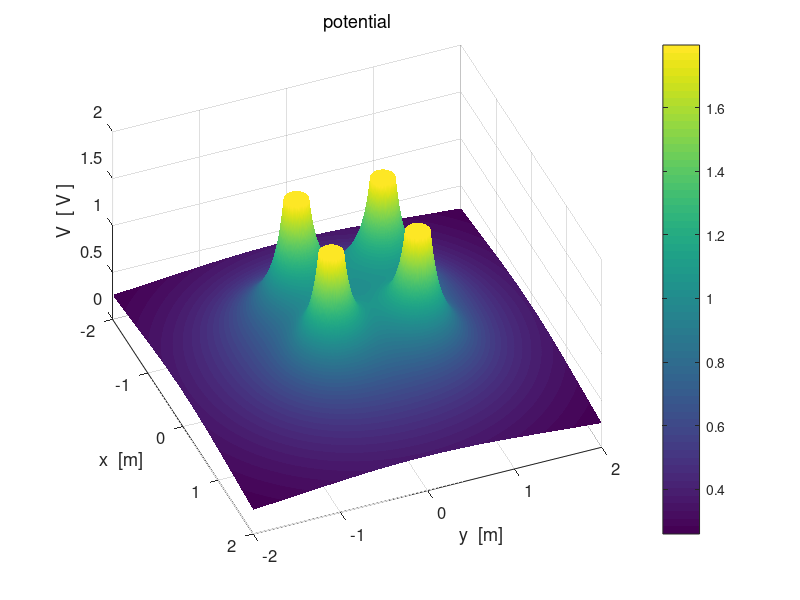

Here is the MATLAB script that generated this plot: (Note: this script raises an error after producing the figure.)
% cemVE09.m
% 18 april 2016
% Ian Cooper
% School of Physics, University of Sydney
% http://www.physics.usyd.edu.au/teach_res/mp/mphome.htm

% Potential and Electric Field in [2D] region
% 4 charges, equal magnitude, same sign at the corners of a square                       

clear all
close all
clc
tic

% INPUTS  ================================================================

% Number of grid point    [N = 1001]
   N = 1001;
   
% Charge  Q = [10, 0, 0, 0, 0] 
   Q = [20, 20, 20, 20, 0] .* 1e-6;
   
% Radius of circular charged conductor;   
   a = 0.1;
   
% X & Y components of position of charges  [0, 0, 0, 0, 0]
   xC = [0.5,  -0.5 ,  -0.5,   0.50 ,   0];
   yC = [ 0.5 , 0.5,   -0.5  , -0.5, 0];

% 5 random charges   uncomment to run the program for 5 random charges
%   Q = (1 + 9 .* rand(5,1)) .* 1e-6;
%   xC = -2 + 4 .* rand(5,1); 
%   yC = -2 + 4 .* rand(5,1); 

% constants
   eps0 = 8.854e-12;
   kC = 1/(4*pi*eps0);
   
% Dimensions of region / saturation levels
%   [dimensions of region -2 to 2 / minR = 1e-6 / Esat = 1e6 / Vsat = 1e6]
   minX = -2;  
   maxX =  2;
   minY = -2;
   maxY =  2;
   minR = 1e-6;
   minRx = 1e-6;
   minRy = 1e-6;
   Vsat = kC * max(abs(Q)) / a;
   Esat = kC * max(abs(Q)) / a^2;
   
% SETUP  =================================================================
   
  % fields
    V = zeros(N,N);
    Ex = zeros(N,N); Ey = zeros(N,N);
  % [2D] region
    x  = linspace(minX,maxX,N);
    y = linspace(minY, maxY,N);
    
  % color of charged object  +  red   /   - black
    col1 = [1 0 0];
    col2 = [0 0 0];
    %if Q(1) < 0; col1 = [0 0 0]; end;
        
  % grid positions
    [xG, yG] = meshgrid(x,y);


% CALCULATION: POTENTIAL & ELECTRIC FIELD ================================

for n = 1 : 4
   Rx = xG - xC(n);
   Ry = yG - yC(n);
   
   index = find(abs(Rx)+ abs(Ry) == 0); 
   Rx(index) = minRx;  Ry(index) = minRy;
   
   R = sqrt(Rx.^2 + Ry.^2);
   R(R==0) = minR;
   V = V + kC .* Q(n) ./ (R);
   
   R3 = R.^3;
   Ex = Ex + kC .* Q(n) .* Rx ./ R3;
   Ey = Ey + kC .* Q(n) .* Ry ./ R3;
end

   if max(max(V)) >=  Vsat; V(V > Vsat)  = Vsat; end;
   if min(min(V)) <= -Vsat; V(V < -Vsat) = -Vsat; end;

   E = sqrt(Ex.^2 + Ey.^2);
   if max(max(E)) >=  Esat; E(E >  Esat)  =  Esat; end;
   if min(min(E)) <= -Esat; E(E < -Esat)  = -Esat; end;
   
   if max(max(Ex)) >=  Esat; Ex(Ex >  Esat)  =  Esat; end;
   if min(min(Ex)) <= -Esat; Ex(Ex < -Esat)  = -Esat; end;
   
   if max(max(Ey)) >=  Esat; Ey(Ey >  Esat)  =  Esat; end;
   if min(min(Ey)) <= -Esat; Ey(Ey < -Esat)  = -Esat; end;
   

% GRAPHICS ===============================================================

%%

figure(1)   % 11111111111111111111111111111111111111111111111111111111111
   set(gcf,'units','normalized','position',[0.01 0.52 0.23 0.32]);
   surf(xG,yG,V./1e6);
   
   xlabel('x  [m]'); ylabel('y  [m]'); zlabel('V  [ V ]');
   title('potential','fontweight','normal');
   
   rotate3d
   view(68,51);
   set(gca,'fontsize',12)
   set(gca,'xLim',[-2, 2]); set(gca,'yLim',[-2, 2]);
   
   shading interp;
   h = colorbar;
   h.Label.String = 'V   [ MV ]';
   colormap(parula);
   axis square
   box on

%%   
figure(2)   %2222222222222222222222222222222222222222222222222222222222222
   set(gcf,'units','normalized','position',[0.25 0.52 0.23 0.32]);
   zP = V./1e6;
   contourf(xG,yG,zP,16);
   %set(gca,'xLim',[-5,5]); set(gca,'yLim', [-5, 5]);
   %set(gca,'xTick',-5:5); set(gca,'yTick', -5:5);
   hold on
   
   % charged conductors 
      col = col1;
      if Q(1) < 0; col = col2; end;
      pos = [-a+xC(1), -a+yC(1), 2*a, 2*a];
      h = rectangle('Position',pos,'Curvature',[1,1]);
      set(h,'FaceColor',col,'EdgeColor',col);
      
      col = col1;
      if Q(2) < 0; col = col2; end;
      pos = [-a+xC(2), -a+yC(2), 2*a, 2*a];
      h = rectangle('Position',pos,'Curvature',[1,1]);
      set(h,'FaceColor',col,'EdgeColor',col);
      
      col = col1;
      if Q(3) < 0; col = col2; end;
      pos = [-a+xC(3), -a+yC(3), 2*a, 2*a];
      h = rectangle('Position',pos,'Curvature',[1,1]);
      set(h,'FaceColor',col,'EdgeColor',col);
      
      col = col1;
      if Q(4) < 0; col = col2; end;
      pos = [-a+xC(4), -a+yC(4), 2*a, 2*a];
      h = rectangle('Position',pos,'Curvature',[1,1]);
      set(h,'FaceColor',col,'EdgeColor',col);
      
   
   xlabel('x  [m]'); ylabel('y  [m]');
   title('potential','fontweight','normal');
      
   shading interp
   h = colorbar;
   h.Label.String = 'V   [ MV ]';
   colormap(parula);
   
   
   set(gca,'fontsize',12);
   axis square
   box on

%%

figure(3)   % 33333333333333333333333333333333333333333333333333333333333
   set(gcf,'units','normalized','position',[0.49 0.52 0.23 0.32]);
       c = 0; yStep = zeros(1,5);
       
      for n = ceil(N/2) : ceil(N/10): N
   %  for n = [1 11 21 31 41 51]
        xP = xG(n,:); yP = V(n,:)./1e6;
        plot(xP,yP,'linewidth',2);
        hold on
        c = c+1;
        yStep(c) = yG(n,1);
     end
     
       %tt = num2str(yStep,2);
       %tm1 = 'y  =  ';
       %tm2 = tt;
       %tm = [tm1 tm2];
       tm = 'Potential profiles for different y values';
       xlabel('x  [m]'); ylabel('V  [ MV ]');
       set(gca,'fontsize',12)  
       h_title = title(tm);
       set(h_title,'fontsize',12,'FontWeight','normal');
       %set(gca,'xTick',-5:5);
       tm1 = num2str(yStep(1),2);
       tm2 = num2str(yStep(2),2); tm3 = num2str(yStep(3),2);
       tm4 = num2str(yStep(4),2);  tm5 = num2str(yStep(5),2);
       %tm6 = num2str(yStep(6),3);
       h = legend(tm1,tm2,tm3,tm4,tm5,'Orientation','horizontal');
       set(h,'Location','northOutside');
      % 
%%
figure(4)   % 4444444444444444444444444444444444444444444444444444444444
     set(gcf,'units','normalized','position',[0.73 0.52 0.23 0.32]);
     
     c = 0; yStep = zeros(1,5);
     for n = ceil(N/2) : ceil(N/10): N
   %  for n = [1 11 21 31 41 51]
        xP = xG(n,:); yP = E(n,:)./1e6;
        plot(xP,yP,'linewidth',2);
        hold on
        c = c+1;
        yStep(c) = yG(n,1);
     end
     
    xlabel('x  [m]'); ylabel('| E |  [ MV/m ]');
    tm = '| E | profiles for different y values';
    h = title(tm);
    set(h,'fontsize',12,'FontWeight','normal');
       
    tm1 = num2str(yStep(1),2);
    tm2 = num2str(yStep(2),2); tm3 = num2str(yStep(3),2);
    tm4 = num2str(yStep(4),2);  tm5 = num2str(yStep(5),2);
    h = legend(tm1,tm2,tm3,tm4,tm5);
    set(h,'Orientation','horizontal','Location','northOutside'); 
       
    set(gca,'fontsize',12);
    box on;

%%    
figure(5)   % 5555555555555555555555555555555555555555555555555555555555
set(gcf,'units','normalized','position',[0.01 0.1 0.23 0.32]);
   surf(xG,yG,E./1e6);
   
   xlabel('x  [m]'); ylabel('y  [m]'); zlabel('E  [ V / m ]');
   title('electric field | E |','fontweight','normal');
   
  
   colorbar
   shading interp
   h =  colorbar;
   h.Label.String = '| E |   [ MV/m ]';
   rotate3d
   view(30,50);
   
   axis square
   set(gca,'fontsize',12) 
   box on
   
%%
figure(6)   % 66666666666666666666666666666666666666666666666666666666666
   set(gcf,'units','normalized','position',[0.25 0.1 0.23 0.32]);  
   contourf(xG,yG,V./1e6,12)
      
   xlabel('x  [m]'); ylabel('y  [m]');
   title('potential','fontweight','normal');
  
   hold on
     
   % Electric field lines
   %     need to reverse the direction of streamlines for neg charges
   Ns = abs(Q(2)/Q(1));       % ratio of charges
   A = pi/6;   
   
   % Charge 1 
      %ang = pi/3  :pi/3 : 2*pi-pi/3;      % same charge
      %ang = [pi/3 2*pi/6 3*pi/6 4*pi/6 pi/6 0*pi/6 7*pi/6 8*pi/6 9*pi/6  11*pi/6];  
      
      %ang1 = [0*A 1*A 2*A 3*A 4*A 5*A 6*A 7*A 8*A 9*A  ];
      ang1 = linspace(-85,170,12); 
      ang1 = deg2rad(ang1);
      if Q(1) > 0;
          p3 = Ex; p4 = Ey;
      else 
          p3 = -Ex; p4 = -Ey;
          
      end
      sx = xC(1) + a .* cos(ang1); sy = yC(1) + a .* sin(ang1);
      %sx(sy==0) = sx(1); sy(sy==0) = sy(1);
      h = streamline(xG,yG,p3,p4,sx,sy);
      set(h,'linewidth',2,'color',[1 1 1]);
          
   % Charge 2 
      %ang = [-A 0*A 1*A 3*A 4*A 5*A 6*A 7*A 8*A 9*A   ];
      ang2 = ang1 + pi/2;
      if Q(2) > 0;
          p3 = Ex; p4 = Ey;
      else 
          p3 = -Ex; p4 = -Ey;
      end
      
      sx = xC(2) + a .* cos(ang2); sy = yC(2) + a .* sin(ang2);
      h = streamline(xG,yG,p3,p4,sx,sy);
      set(h,'linewidth',2,'color',[1 1 1]);
      
   % Charge 3 
      
      if Q(3) > 0;
          p3 = Ex; p4 = Ey;
      else 
          p3 = -Ex; p4 = -Ey;
      end
      
      %ang3 = [1*A 2*A 3*A 4*A 5*A 7*A 8*A 9*A 10*A 11*A  ];
      ang3 = ang1 + pi;
      sx = xC(3) + a .* cos(ang3); sy = yC(3) + a .* sin(ang3);
      h = streamline(xG,yG,p3,p4,sx,sy);
      set(h,'linewidth',2,'color',[1 1 1]);
      
     % Charge 4 
      
      if Q(4) > 0;
          p3 = Ex; p4 = Ey;
      else 
          p3 = -Ex; p4 = -Ey;
      end
      
      %ang3 = [1*A 2*A 3*A 4*A 5*A 7*A 8*A 9*A 10*A 11*A  ];
      ang4 = ang1 - pi/2;
      sx = xC(4) + a .* cos(ang4); sy = yC(4) + a .* sin(ang4);
      h = streamline(xG,yG,p3,p4,sx,sy);
      set(h,'linewidth',2,'color',[1 1 1]);  
      
      % charged conductors 
      col = col1;
      if Q(1) < 0; col = col2; end;
      pos = [-a+xC(1), -a+yC(1), 2*a, 2*a];
      h = rectangle('Position',pos,'Curvature',[1,1]);
      set(h,'FaceColor',col,'EdgeColor',col);
      
      col = col1;
      if Q(2) < 0; col = col2; end;
      pos = [-a+xC(2), -a+yC(2), 2*a, 2*a];
      h = rectangle('Position',pos,'Curvature',[1,1]);
      set(h,'FaceColor',col,'EdgeColor',col);
      
      col = col1;
      if Q(3) < 0; col = col2; end;
      pos = [-a+xC(3), -a+yC(3), 2*a, 2*a];
      h = rectangle('Position',pos,'Curvature',[1,1]);
      set(h,'FaceColor',col,'EdgeColor',col);
      
      col = col1;
      if Q(4) < 0; col = col2; end;
      pos = [-a+xC(4), -a+yC(4), 2*a, 2*a];
      h = rectangle('Position',pos,'Curvature',[1,1]);
      set(h,'FaceColor',col,'EdgeColor',col);
        
   shading interp
   h = colorbar;
   h.Label.String = 'V   [ MV ]';
   h = colormap('parula');
   beta = 0.5;
   brighten(h,beta);
      
   set(gca,'xLim',[minX,maxX]); set(gca,'yLim', [minY, maxY]);
  
   axis square;
   box on;
     
%%
figure(7)   % 7777777777777777777777777777777777777777777777777777777777
   set(gcf,'units','normalized','position',[0.49 0.1 0.23 0.32]);
   pcolor(xG,yG,E./1e6);
   
   xlabel('x  [m]'); ylabel('y  [m]');
   title('electric field | E | ','fontweight','normal');
   
   %set(gca,'xLim',[-5,5]); set(gca,'yLim', [-5, 5]);
   %set(gca,'xTick',-5:5); set(gca,'yTick', -5:5);
   
   shading interp
   h = colorbar;
   h.Label.String = '|E|   [ MV/m ]';
   
   axis square
   set(gca,'fontsize',12)
   box on   
   

 
%%       
figure(8)    % 8888888888888888888888888888888888888888888888888888888888
     set(gcf,'units','normalized','position',[0.73 0.1 0.23 0.32]); 
     hold on
     index1 = 51 : 50 : 951;
     index1 = [index1 500 502];
     index2 = index1;
          
     p1 = xG(index1, index2); p2 = yG(index1, index2);
     
     % scaling of electric field lines: unit length
        p3 = Ex(index1, index2)./(E(index1,index2));
        p4 = Ey(index1, index2)./(E(index1,index2));
     % no scaling of electric field lines
     %  p3 = Ex(index1, index2); p4 = Ey(index1, index2); 
     
     h = quiver(p1,p2,p3,p4,'autoscalefactor',0.8);
     set(h,'color',[0 0 1],'linewidth',1.2)
     
      hold on
      
      % charged conductors 
      col = col1;
      if Q(1) < 0; col = col2; end;
      pos = [-a+xC(1), -a+yC(1), 2*a, 2*a];
      h = rectangle('Position',pos,'Curvature',[1,1]);
      set(h,'FaceColor',col,'EdgeColor',col);
      
      col = col1;
      if Q(2) < 0; col = col2; end;
      pos = [-a+xC(2), -a+yC(2), 2*a, 2*a];
      h = rectangle('Position',pos,'Curvature',[1,1]);
      set(h,'FaceColor',col,'EdgeColor',col);
      
      col = col1;
      if Q(3) < 0; col = col2; end;
      pos = [-a+xC(3), -a+yC(3), 2*a, 2*a];
      h = rectangle('Position',pos,'Curvature',[1,1]);
      set(h,'FaceColor',col,'EdgeColor',col);
      
      col = col1;
      if Q(4) < 0; col = col2; end;
      pos = [-a+xC(4), -a+yC(4), 2*a, 2*a];
      h = rectangle('Position',pos,'Curvature',[1,1]);
      set(h,'FaceColor',col,'EdgeColor',col);
      
     
     xlabel('x  [m]'); ylabel('y  [m]');
     title('direction of scaled E at grid points','fontweight','normal');
     
     set(gca,'xLim',[-2,2]); set(gca,'yLim', [-2, 2]);
     axis([-2 2 -2 2]);
     axis equal
     box on
 
     %%

     toc
     
   
